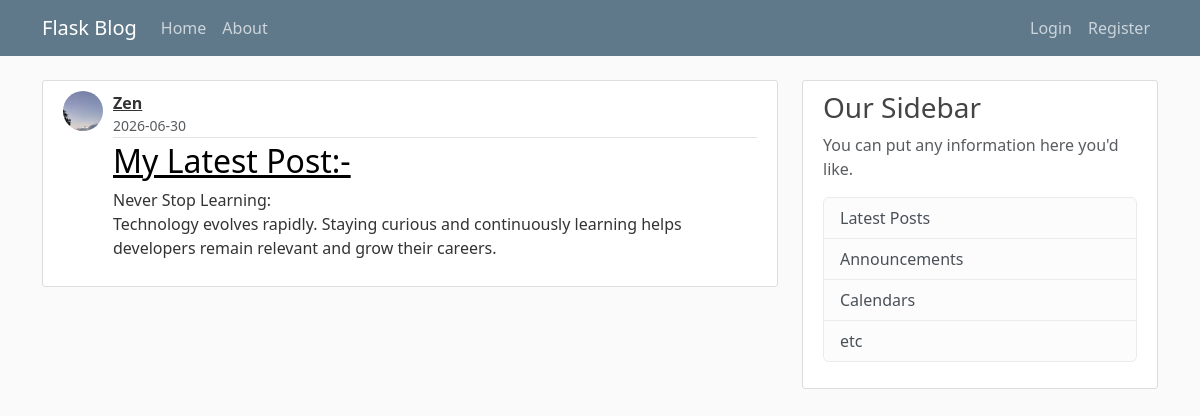
The page /post/25 on the database its author committed.
### app/models.py (models this page shows, shortened)
class User(db.Model, UserMixin):
    id = db.Column(db.Integer, primary_key = True)
    username = db.Column(db.String(20), unique = True, nullable = False)
    email = db.Column(db.String(120), unique = True, nullable = False)
    image_file = db.Column(db.String(20), nullable = False, default = 'default.jpg')
    password = db.Column(db.String(60), nullable = False)
    posts = db.relationship('Post', backref = 'author', lazy = True)

class Post(db.Model):
    id = db.Column(db.Integer, primary_key = True)
    title = db.Column(db.String(100), nullable = False)
    date_posted = db.Column(db.DateTime, nullable = False, default = datetime.utcnow )
    content = db.Column(db.Text, nullable = False)
    user_id = db.Column(db.Integer, db.ForeignKey('user.id'), nullable=False)

### app/posts/routes.py (the view)
@posts.route("/post/<int:post_id>")
def post(post_id):
     post = Post.query.get_or_404(post_id)
     return render_template('post.html', title = post.title, post = post)

### app/templates/post.html (shortened to what this page needs)
{% extends "layout.html"%}
{% block content %}
<article class="media content-section">
    <img class="rounded-circle post-avatar"
        src="{{ url_for('static', filename='profile_pics/' + post.author.image_file) }}">
    <div class="media-body">
        <div class="article-metadata">
            <div class="author-block">
                <a class="author-name" href="{{ url_for('users.user_posts', username = post.author.username ) }}">{{ post.author.username }}</a>
                <small class="text-muted d-block">
                    {{ post.date_posted.strftime('%Y-%m-%d') }}
                </small>
            </div>
        </div>
        <h2 class="article-title"> <a href="{{ url_for('posts.post', post_id = post.id)}}">{{ post.title }}</a></h2>
        <p class="article-content">{{ post.content }}</p>
    </div>
</article>
{% endblock content %}

### app/Static/main.css (style rules this page uses)
body { background: #fafafa; color: #333333; margin-top: 5rem; }
h1, h2, h3, h4, h5, h6 { color: #444444; }
.content-section { background: #ffffff; padding: 10px 20px; border: 1px solid #dddddd; border-radius: 3px; margin-bottom: 20px; }
.article-title a { color: black; }
.article-content { white-space: pre-line; }
.article-metadata { padding-bottom: 1px; margin-bottom: 4px; border-bottom: 1px solid #e3e3e3 }
.post-avatar { width: 40px; height: 40px; border-radius: 50%; object-fit: cover; margin-right: 10px; }
.article-metadata { padding-bottom: 1px; margin-bottom: 4px; border-bottom: 1px solid #e3e3e3; }
.author-block { display: flex; flex-direction: column; }
.author-name { font-weight: bold; color: #333; }
.media { display: flex; align-items: flex-start; }
.media-body { flex: 1; }

### rows shown on the page
User: image_file (picture), author.username "Zen"
Post: date_posted "2026-06-30", title "My Latest Post:-", content "Never Stop Learning: Technology evolves rapidly. Staying curious and continuously learning helps developers remain relevant and grow their careers."
